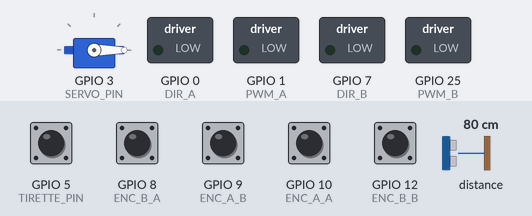
The sketch below on a simulated ESP32. Parts: servo, switched loads named in the sketch (green lamp = pin HIGH). The inputs (shaded band) are chosen by the test bench; at power-on: GPIO 5 (TIRETTE_PIN), GPIO 8 (ENC_B_A), GPIO 9 (ENC_A_B), GPIO 10 (ENC_A_A), GPIO 12 (ENC_B_B) HIGH, distance to the obstacle 80 cm. What the sketch prints to the serial monitor is not drawn.

Above: at 2.2 s.
2.3 s: GPIO 5 (TIRETTE_PIN) pulled LOW for 0.15 s
At 2.7 s:
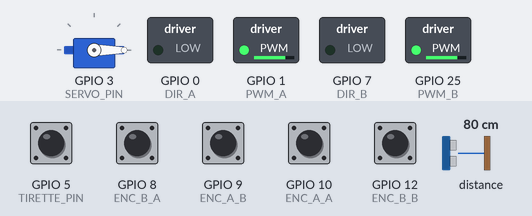
3.9 s: distance to the obstacle set to 13 cm
5.4 s: distance to the obstacle set to 10 cm
At 5.8 s:
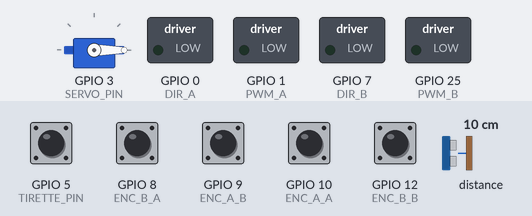
7.3 s: distance to the obstacle set to 18 cm
At 9.8 s:
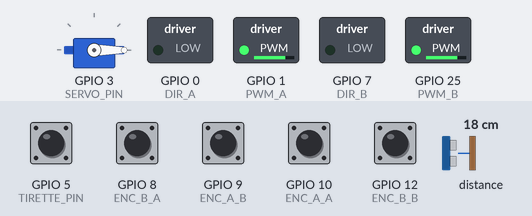
10.3 s: distance to the obstacle set to 2 cm
At 11.5 s:
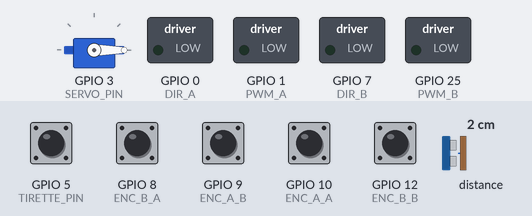
11.8 s: distance to the obstacle set to 35 cm
At 14.7 s:
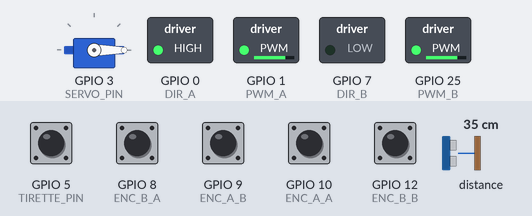
Timing chart, 0 to 31.7 s (numbered marks = the images above; inputs shaded):
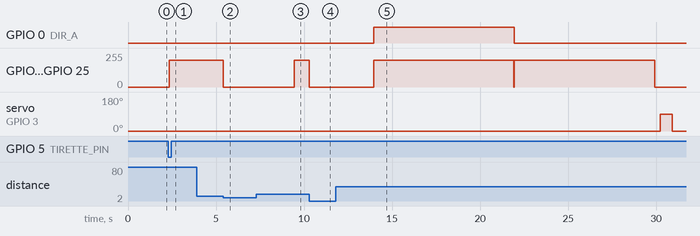

Measured:
- the behaviour switches between 12 and 11 cm on distance to the obstacle (found by bisection; images 1 and 2)
- after the input at 2.3 s, GPIO 1 (PWM_A), GPIO 25 (PWM_B): 0/255 → 199/255 at once
- after the input at 3.9 s, every drawn part: stays the same
- after the input at 5.4 s, GPIO 1 (PWM_A), GPIO 25 (PWM_B): 199/255 → 0/255 at once
- after the input at 7.3 s, GPIO 1 (PWM_A), GPIO 25 (PWM_B): 0/255 → 199/255 after 2.1 s
- after the input at 10.3 s, GPIO 0 (DIR_A): stays LOW (without the input it goes to HIGH after 0.04 s); GPIO 1 (PWM_A), GPIO 25 (PWM_B): goes on until 10.3 s, then stays 0/255
- after the input at 11.8 s, GPIO 0 (DIR_A): LOW → HIGH after 2.2 s, → LOW 8.0 s later; GPIO 1 (PWM_A), GPIO 25 (PWM_B): 0/255 → 199/255 after 2.2 s, → 0/255 16.0 s later; servo on GPIO 3 (SERVO_PIN): 0° → 90° after 18.4 s, → 0° 0.70 s later

The sketch:

Code_Final.ino
```cpp
#include <Wire.h>
#include <Adafruit_VL53L0X.h>
#include <ESP32Servo.h>

// ===================== PINS =====================
#define DIR_A 0
#define PWM_A 1

#define DIR_B 7
#define PWM_B 25

#define ENC_A_A 10
#define ENC_A_B 9

#define ENC_B_A 8
#define ENC_B_B 12

#define SDA_PIN 23
#define SCL_PIN 24

#define SERVO_PIN 3
#define TIRETTE_PIN 5

// ────────────────────────────────────────────────────────────
//  PARAMÈTRES DU CORRECTEUR PID + ANTI-WINDUP
// ────────────────────────────────────────────────────────────

const float DT = 0.010f;  // Période d'échantillonnage

const float Kp = 0.40f;
const float Ki = 0.1f;
const float Kd = 0.0f;
const float Kb = 1.00f;

const int COMMANDE_MAX = 200;
const float TOLERANCE_TICKS = 400.0f;    // Fenêtre de convergence : |erreur| < 20 ticks ≈ 1,1 mm - A AUGMENTER AU BESOIN
const unsigned long TIMEOUT_MS = 8000;  // Timeout de sécurité


// ────────────────────────────────────────────────────────────
// STRUCTURE D'ÉTAT PID
// ────────────────────────────────────────────────────────────

struct PIDState {
  float target;   // Consigne de position en ticks
  float integ;    // Accumulateur de l'intégrateur
  float errPrev;  // Erreur au pas k-1
};

PIDState pidG;  // PID moteur gauche
PIDState pidD;  // PID moteur droit

// ===================== TOF & SERVO =====================
Adafruit_VL53L0X lox;
Servo monServo;

// ===================== ROBOT =====================
const float diametreRoueMM = 38.0;
const float tickParTour = 2340.0;
const float mmParTick = (diametreRoueMM * PI) / tickParTour;
const float TICKS_PAR_MM = tickParTour / (diametreRoueMM * PI);  // ≈ 18,6  ticks/mm

const float ENTRE_ROUES_MM = 120.0 ;

// ===================== PWM =====================
const int pwmFrequence = 20000;
const int pwmResolution = 8;

// ===================== OBSTACLE =====================
const int distanceObstacleMM = 120;
const unsigned long tempsClearObstacleMS = 2000;

// ===================== ENCODEURS =====================
volatile long ticksGauche = 0;
volatile long ticksDroit = 0;

volatile uint8_t prevStateL = 0;
volatile uint8_t prevStateR = 0;

const int8_t qTable[16] = {
  0, -1, +1, 0,
  +1, 0, 0, -1,
  -1, 0, 0, +1,
  0, +1, -1, 0
};


// ===================== ISR =====================
void IRAM_ATTR isrLeft() {
  uint8_t a = digitalRead(ENC_A_A);
  uint8_t b = digitalRead(ENC_A_B);

  uint8_t state = (a << 1) | b;
  uint8_t index = (prevStateL << 2) | state;

  ticksGauche += qTable[index];
  prevStateL = state;
}

void IRAM_ATTR isrRight() {
  uint8_t a = digitalRead(ENC_B_A);
  uint8_t b = digitalRead(ENC_B_B);

  uint8_t state = (a << 1) | b;
  uint8_t index = (prevStateR << 2) | state;

  ticksDroit -= qTable[index];
  prevStateR = state;
}

// ===================== ENCODEURS =====================
/* void resetEncodeurs() {
  noInterrupts();
  ticksGauche = 0;
  ticksDroit = 0;
  interrupts();
}

void lireTicks(long &gauche, long &droit) {
  noInterrupts();
  gauche = ticksGauche;
  droit = ticksDroit;
  interrupts();
} */

// ===================== MOTEURS =====================

void setMotor(int dirPin, int pwmPin, int speedVal) {
  speedVal = constrain(speedVal, -255, 255);

  if (speedVal == 0) {
    ledcWrite(pwmPin, 0);
    return;
  }

  if (speedVal > 0) {
    digitalWrite(dirPin, HIGH);
    ledcWrite(pwmPin, speedVal);
  } else {
    digitalWrite(dirPin, LOW);
    ledcWrite(pwmPin, -speedVal);
  }
}

void setMotors(int gauche, int droit) {
  setMotor(DIR_A, PWM_A, gauche);
  setMotor(DIR_B, PWM_B, droit);
}

void stopMotors() {
  setMotors(0, 0);
}

// ===================== TOF =====================
uint16_t lireDistanceMM() {
  VL53L0X_RangingMeasurementData_t measure;
  lox.rangingTest(&measure, false);

  if (measure.RangeStatus != 4) {
    return measure.RangeMilliMeter;
  }

  return 0;
}

bool obstacleDetecte() {
  uint16_t d = lireDistanceMM();

  if (d > 0 && d < distanceObstacleMM) {
    Serial.print("Obstacle : ");
    Serial.print(d);
    Serial.println(" mm");
    return true;
  }

  return false;
}

void attendreObstacleDisparu() {
  stopMotors();

  unsigned long debutSansObstacle = 0;

  while (true) {
    bool obstacle = obstacleDetecte();

    if (!obstacle) {
      if (debutSansObstacle == 0) {
        debutSansObstacle = millis();
      }

      if (millis() - debutSansObstacle >= tempsClearObstacleMS) {
        return;
      }
    } else {
      debutSansObstacle = 0;
    }

    delay(50);
  }
}

// ===================== TIRETTE =====================
void attendreTirette() {
  Serial.println("En attente tirette...");

  while (digitalRead(TIRETTE_PIN) == HIGH) {
    stopMotors();
  }

  Serial.println("Depart !");
}

void attendre_remet_Tirette(){
  bool a = true;
  while (a == true){
    delay(100);
    if (digitalRead(TIRETTE_PIN) == HIGH) {a = false;}
  }

}

// ===================== SERVO =====================
void actionServoFin() {
  monServo.write(0);
  delay(300);

  monServo.write(90);
  delay(700);

  monServo.write(0);
  delay(300);
}

// ────────────────────────────────────────────────────────────
//  UN PAS DE CORRECTEUR PID AVEC ANTI-WINDUP
// ────────────────────────────────────────────────────────────

float pidStep(PIDState &pid, long ticks) {

  float err = pid.target - (float)ticks;

  float terme_P = Kp * err;
  float terme_I = Ki * pid.integ;
  float terme_D = Kd * (err - pid.errPrev) / DT;

  float u_raw = terme_P + terme_I + terme_D;
  float u_sat = constrain(u_raw, -(float)COMMANDE_MAX, (float)COMMANDE_MAX);

  // Mise à jour intégrateur
  pid.integ += DT * (err - Kb * (u_raw - u_sat));

  // Mis à jour pour correcteur dérivé
  pid.errPrev = err;

  return u_sat;
}

bool isAtTarget() {
  long tG, tD;
  noInterrupts();
  tG = ticksGauche;
  tD = ticksDroit;
  interrupts();

  return (fabs(pidG.target - (float)tG) < TOLERANCE_TICKS)
         && (fabs(pidD.target - (float)tD) < TOLERANCE_TICKS);
}

void resetForMove() {
  noInterrupts();
  ticksGauche = 0;
  ticksDroit = 0;
  interrupts();

  pidG.target = 0;
  pidG.integ = 0;
  pidG.errPrev = 0;
  pidD.target = 0;
  pidD.integ = 0;
  pidD.errPrev = 0;
}

void runPIDUntilDone() {
  unsigned long tStart = millis();
  unsigned long nextStep = millis();  // Prochaine date d'exécution du PID

  while (!isAtTarget()) {

    // Timeout de sécurité
    if (millis() - tStart > TIMEOUT_MS) {
      Serial.println("[PID] TIMEOUT — arrêt d'urgence");
      break;
    }

    // Attendre sans bloquer les ISR jusqu'au prochain pas de calcul
    if (millis() < nextStep) continue;
    nextStep += (unsigned long)(DT * 1000.0f);  // Programmer le pas suivant (+10 ms)

     if (obstacleDetecte()) {
      stopMotors();
      attendreObstacleDisparu();
    }

    // Lecture des positions actuelles
    long tG, tD;
    noInterrupts();
    tG = ticksGauche;
    tD = ticksDroit;
    interrupts();

    // Calcul PID pour chaque moteur
    float cmdG = pidStep(pidG, tG);
    float cmdD = pidStep(pidD, tD);

    // Application des commandes (avec correction de sens physique)
    setMotors((int)(-cmdG), (int)(-cmdD));


    // AFFICHAGE DE DEBOGAGE
   /*  Serial.print("G: err=");
    Serial.print(pidG.target - (float)tG, 0);
    Serial.print(" cmd=");
    Serial.print(cmdG, 0);
    Serial.print("  |  D: err=");
    Serial.print(pidD.target - (float)tD, 0);
    Serial.print(" cmd=");
    Serial.println(cmdD, 0); */
  }

  stopMotors();
}
// ===================== AVANCER EN LIGNE DROITE =====================

void moveForward(float dist_mm) {
  resetForMove();

  long ticks_cible = (long)(dist_mm * TICKS_PAR_MM);

  pidG.target = (float)ticks_cible;
  pidD.target = (float)ticks_cible;

/*   Serial.print("[moveForward] ");
  Serial.print(dist_mm);
  Serial.print(" mm → ");
  Serial.print(ticks_cible);
  Serial.println(" ticks"); */

  runPIDUntilDone();
}

void turnAngle(float angle_deg) {
  resetForMove();

  float angle_rad = angle_deg * PI / 180.0f;
  float arc_mm = (ENTRE_ROUES_MM / 2.0f) * angle_rad;
  long ticks_arc = (long)(arc_mm * TICKS_PAR_MM);

  pidG.target = -(float)ticks_arc;
  pidD.target = (float)ticks_arc;

/*   Serial.print("[turnAngle] ");
  Serial.print(angle_deg);
  Serial.print(" deg → arc=");
  Serial.print(arc_mm, 1);
  Serial.print(" mm → ");
  Serial.print(ticks_arc);
  Serial.println(" ticks"); */

  runPIDUntilDone();
}

// ===================== SETUP =====================

void setup() {

  Serial.begin(115200);
  delay(1000);
  monServo.attach(SERVO_PIN);

  pinMode(DIR_A, OUTPUT);
  pinMode(DIR_B, OUTPUT);

  pinMode(ENC_A_A, INPUT_PULLUP);
  pinMode(ENC_A_B, INPUT_PULLUP);

  pinMode(ENC_B_A, INPUT_PULLUP);
  pinMode(ENC_B_B, INPUT_PULLUP);

  pinMode(TIRETTE_PIN, INPUT_PULLUP);


  ledcAttach(PWM_A, pwmFrequence, pwmResolution);
  ledcAttach(PWM_B, pwmFrequence, pwmResolution);

  stopMotors();

  Wire.begin(SDA_PIN, SCL_PIN);

  if (!lox.begin()) {
    Serial.println("Erreur TOF");
    while (1)
      ;
  }

  monServo.attach(SERVO_PIN);
  monServo.write(0);

  prevStateL = (digitalRead(ENC_A_A) << 1) | digitalRead(ENC_A_B);
  prevStateR = (digitalRead(ENC_B_A) << 1) | digitalRead(ENC_B_B);

  attachInterrupt(digitalPinToInterrupt(ENC_A_A), isrLeft, CHANGE);
  attachInterrupt(digitalPinToInterrupt(ENC_A_B), isrLeft, CHANGE);

  attachInterrupt(digitalPinToInterrupt(ENC_B_A), isrRight, CHANGE);
  attachInterrupt(digitalPinToInterrupt(ENC_B_B), isrRight, CHANGE);
}

// ===================== LOOP =====================

void loop() {

  attendreTirette();
  moveForward(250);
  turnAngle(180/2);
  moveForward(200);
  actionServoFin();
  attendre_remet_Tirette();


}
```
